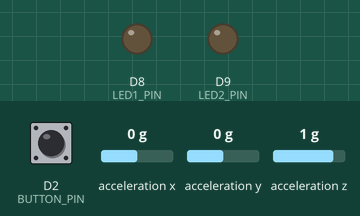
Bench run of a sketch on a simulated Arduino Nano 33 IoT. Parts: output pins drawn as LEDs (lit = HIGH). Dashed ring = blinking. The test bench sets the inputs (shaded band); at power-on: acceleration x 0 g, D2 (BUTTON_PIN) HIGH, acceleration y 0 g, acceleration z 1 g. What the sketch prints to the serial monitor is not drawn.

Above: at 1.5 s.
1.6 s: acceleration x set to -1.4 g
At 1.77 s:
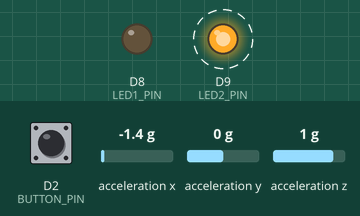
4.0 s: D2 (BUTTON_PIN) pulled LOW for 0.15 s
At 5.2 s:
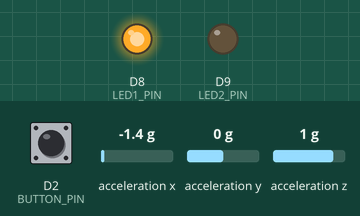
5.6 s: acceleration y set to -0.8 g
7.1 s: acceleration y set to -1.1 g
8.6 s: acceleration x set to -1.1 g
10.1 s: acceleration x set to -0.8 g
Timing chart, 0 to 12.6 s (numbered marks = the images above; inputs shaded):
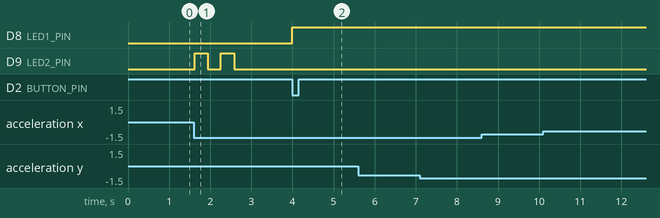

The sketch:

4.2c.ino
```cpp
#include <Arduino_LSM6DS3.h>

const int BUTTON_PIN = 2;
const int LED1_PIN   = 8;
const int LED2_PIN   = 9;

volatile bool btnEvent = false;
bool led1State = LOW;
bool led2State = LOW;

const unsigned long IMU_SAMPLE_MS = 20;
unsigned long lastImuSample = 0;

float baselineMag = 1.0;
const float alpha = 0.02;
const float triggerDeltaG = 0.25;
unsigned long lastMotionToggleMs = 0;
const unsigned long motionCooldownMs = 300;

void buttonISR() {
  btnEvent = true;
}

void setup() {
  Serial.begin(115200);
  pinMode(LED1_PIN, OUTPUT);
  pinMode(LED2_PIN, OUTPUT);
  pinMode(BUTTON_PIN, INPUT_PULLUP);

  attachInterrupt(digitalPinToInterrupt(BUTTON_PIN), buttonISR, FALLING);

  // IMU init
  if (!IMU.begin()) {
    Serial.println("IMU init failed! Check board.");
    while (1);
  }
  float x, y, z;
  for (int i = 0; i < 50; i++) {
    if (IMU.accelerationAvailable()) {
      IMU.readAcceleration(x, y, z);
      float mag = sqrt(x*x + y*y + z*z); // g-units
      baselineMag = (i == 0) ? mag : (0.9f * baselineMag + 0.1f * mag);
      delay(5);
    }
  }

  Serial.println("Ready: Button→LED1, Motion→LED2");
  Serial.println("Shake / jerk the board to toggle LED2.");
}

void loop() {
  if (btnEvent) {
    noInterrupts();
    btnEvent = false;
    interrupts();

    led1State = !led1State;
    digitalWrite(LED1_PIN, led1State);
    Serial.println("Button pressed → LED1 toggled");
  }

  unsigned long now = millis();
  if (now - lastImuSample >= IMU_SAMPLE_MS) {
    lastImuSample = now;

    float x, y, z;
    if (IMU.accelerationAvailable()) {
      IMU.readAcceleration(x, y, z);

      float mag = sqrt(x*x + y*y + z*z);

      baselineMag = (1.0f - alpha) * baselineMag + alpha * mag;

      float deltaG = fabs(mag - baselineMag);

      if (deltaG > triggerDeltaG && (now - lastMotionToggleMs) > motionCooldownMs) {
        lastMotionToggleMs = now;
        led2State = !led2State;
        digitalWrite(LED2_PIN, led2State);
        Serial.print("Motion detected (Δg=");
        Serial.print(deltaG, 3);
        Serial.println(") → LED2 toggled");
      }
    }
  }


}
```

Measured:
- after the input at 1.6 s, D9 (LED2_PIN): alternates HIGH for 0.32 s and LOW for 0.32 s, 4 changes in all, then stays LOW, starting at once
- after the input at 4.0 s, D8 (LED1_PIN): LOW → HIGH at once
- after the input at 5.6 s, every drawn part: stays the same
- after the input at 7.1 s, every drawn part: stays the same
- after the input at 8.6 s, every drawn part: stays the same
- after the input at 10.1 s, every drawn part: stays the same
